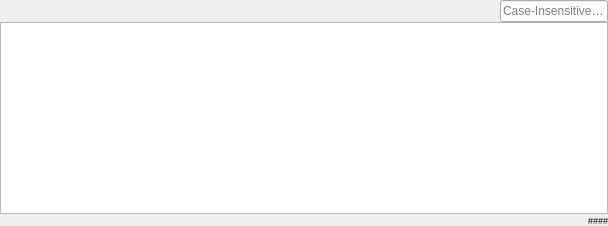
       <widget class="QWidget" name="Recent_Faults">
        <attribute name="title">
         <string>Recent Faults</string>
        </attribute>
        <layout class="QVBoxLayout" name="verticalLayout_10">
         <property name="spacing">
          <number>0</number>
         </property>
         <property name="leftMargin">
          <number>0</number>
         </property>
         <property name="topMargin">
          <number>0</number>
         </property>
         <property name="rightMargin">
          <number>0</number>
         </property>
         <property name="bottomMargin">
          <number>0</number>
         </property>
         <item>
          <layout class="QHBoxLayout" name="Recent_Faults_Search_Layout">
           <property name="spacing">
            <number>0</number>
           </property>
           <item>
            <spacer name="Recent_Faults_Search_Spacer">
             <property name="orientation">
              <enum>Qt::Horizontal</enum>
             </property>
             <property name="sizeHint" stdset="0">
              <size>
               <width>500</width>
               <height>20</height>
              </size>
             </property>
            </spacer>
           </item>
           <item>
            <widget class="QLineEdit" name="Recent_Fault_Search_Line_Edit">
             <property name="placeholderText">
              <string>Case-Insensitive Filter</string>
             </property>
            </widget>
           </item>
          </layout>
         </item>
         <item>
          <widget class="QTableView" name="Recent_Faults_View">
           <property name="font">
            <font>
             <weight>75</weight>
             <bold>true</bold>
            </font>
           </property>
           <property name="contextMenuPolicy">
            <enum>Qt::CustomContextMenu</enum>
           </property>
           <property name="styleSheet">
            <string notr="true">font-weight: bold;</string>
           </property>
           <property name="editTriggers">
            <set>QAbstractItemView::NoEditTriggers</set>
           </property>
           <property name="alternatingRowColors">
            <bool>true</bool>
           </property>
           <property name="selectionBehavior">
            <enum>QAbstractItemView::SelectRows</enum>
           </property>
           <attribute name="horizontalHeaderDefaultSectionSize">
            <number>150</number>
           </attribute>
          </widget>
         </item>
         <item>
          <layout class="QHBoxLayout" name="Recent_Faults_Number_Filters_Layout">
           <item>
            <spacer name="Recebt_Faults_Number_Filters_Spacer">
             <property name="orientation">
              <enum>Qt::Horizontal</enum>
             </property>
             <property name="sizeHint" stdset="0">
              <size>
               <width>40</width>
               <height>12</height>
              </size>
             </property>
            </spacer>
           </item>
           <item>
            <widget class="QLabel" name="Recent_Faults_Number_Filters_Label">
             <property name="font">
              <font>
               <pointsize>7</pointsize>
              </font>
             </property>
             <property name="text">
              <string>####</string>
             </property>
            </widget>
           </item>
          </layout>
         </item>
        </layout>
       </widget>
